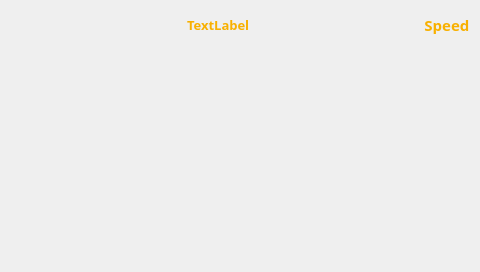
<?xml version="1.0" encoding="UTF-8"?>
<ui version="4.0">
 <class>MainWindow</class>
 <widget class="QMainWindow" name="MainWindow">
  <property name="geometry">
   <rect>
    <x>0</x>
    <y>0</y>
    <width>480</width>
    <height>272</height>
   </rect>
  </property>
  <property name="sizePolicy">
   <sizepolicy hsizetype="Fixed" vsizetype="Fixed">
    <horstretch>0</horstretch>
    <verstretch>0</verstretch>
   </sizepolicy>
  </property>
  <property name="windowTitle">
   <string>MainWindow</string>
  </property>
  <widget class="QWidget" name="centralwidget">
   <widget class="QWidget" name="title" native="true">
    <property name="geometry">
     <rect>
      <x>0</x>
      <y>0</y>
      <width>480</width>
      <height>49</height>
     </rect>
    </property>
    <property name="sizePolicy">
     <sizepolicy hsizetype="Fixed" vsizetype="Fixed">
      <horstretch>0</horstretch>
      <verstretch>0</verstretch>
     </sizepolicy>
    </property>
    <property name="font">
     <font>
      <pointsize>1</pointsize>
     </font>
    </property>
    <property name="styleSheet">
     <string notr="true">background-image: url(:/title_background/png/title/rectangle.png);</string>
    </property>
    <property name="inputMethodHints">
     <set>Qt::ImhNone</set>
    </property>
    <layout class="QGridLayout" name="gridLayout">
     <property name="rightMargin">
      <number>5</number>
     </property>
     <property name="horizontalSpacing">
      <number>5</number>
     </property>
     <item row="0" column="4">
      <widget class="MyToolButton" name="wifi">
       <property name="enabled">
        <bool>true</bool>
       </property>
       <property name="styleSheet">
        <string notr="true">QToolButton{background-color: transparent; border:0; color : white}</string>
       </property>
       <property name="inputMethodHints">
        <set>Qt::ImhNone</set>
       </property>
       <property name="icon">
        <iconset>
         <activeoff>:/wifi/png/title/spot-icons-wifi-inactive.png</activeoff>
         <activeon>:/wifi/png/title/spot-icons-wifi-active.png</activeon>
        </iconset>
       </property>
       <property name="iconSize">
        <size>
         <width>24</width>
         <height>18</height>
        </size>
       </property>
       <property name="checkable">
        <bool>true</bool>
       </property>
       <property name="popupMode">
        <enum>QToolButton::InstantPopup</enum>
       </property>
       <property name="toolButtonStyle">
        <enum>Qt::ToolButtonIconOnly</enum>
       </property>
      </widget>
     </item>
     <item row="0" column="0">
      <widget class="QLabel" name="logo">
       <property name="text">
        <string/>
       </property>
       <property name="pixmap">
        <pixmap resource="title.qrc">:/logo/png/title/logo.png</pixmap>
       </property>
       <property name="scaledContents">
        <bool>true</bool>
       </property>
      </widget>
     </item>
     <item row="0" column="1">
      <spacer name="horizontalSpacer">
       <property name="orientation">
        <enum>Qt::Horizontal</enum>
       </property>
       <property name="sizeType">
        <enum>QSizePolicy::MinimumExpanding</enum>
       </property>
       <property name="sizeHint" stdset="0">
        <size>
         <width>35</width>
         <height>20</height>
        </size>
       </property>
      </spacer>
     </item>
     <item row="0" column="10">
      <widget class="QToolButton" name="test_mode">
       <property name="enabled">
        <bool>true</bool>
       </property>
       <property name="sizePolicy">
        <sizepolicy hsizetype="Preferred" vsizetype="Preferred">
         <horstretch>0</horstretch>
         <verstretch>0</verstretch>
        </sizepolicy>
       </property>
       <property name="font">
        <font>
         <family>Agency FB</family>
         <pointsize>11</pointsize>
         <weight>75</weight>
         <bold>true</bold>
         <kerning>false</kerning>
        </font>
       </property>
       <property name="styleSheet">
        <string notr="true">QToolButton{background-color: transparent; border:0; color : rgb(248,176,0)}</string>
       </property>
       <property name="inputMethodHints">
        <set>Qt::ImhNone</set>
       </property>
       <property name="text">
        <string> Speed</string>
       </property>
       <property name="iconSize">
        <size>
         <width>24</width>
         <height>18</height>
        </size>
       </property>
       <property name="checkable">
        <bool>true</bool>
       </property>
       <property name="checked">
        <bool>false</bool>
       </property>
       <property name="popupMode">
        <enum>QToolButton::InstantPopup</enum>
       </property>
       <property name="toolButtonStyle">
        <enum>Qt::ToolButtonIconOnly</enum>
       </property>
      </widget>
     </item>
     <item row="0" column="6">
      <widget class="MyToolButton" name="volume">
       <property name="enabled">
        <bool>true</bool>
       </property>
       <property name="styleSheet">
        <string notr="true">QToolButton{background-color: transparent; border:0; color : white}</string>
       </property>
       <property name="inputMethodHints">
        <set>Qt::ImhNone</set>
       </property>
       <property name="icon">
        <iconset>
         <activeoff>:/sound/png/title/spot-icons-sound-inactive.png</activeoff>
         <activeon>:/sound/png/title/spot-icons-sound-active.png</activeon>
        </iconset>
       </property>
       <property name="iconSize">
        <size>
         <width>24</width>
         <height>18</height>
        </size>
       </property>
       <property name="checkable">
        <bool>true</bool>
       </property>
       <property name="popupMode">
        <enum>QToolButton::InstantPopup</enum>
       </property>
       <property name="toolButtonStyle">
        <enum>Qt::ToolButtonIconOnly</enum>
       </property>
      </widget>
     </item>
     <item row="0" column="8">
      <widget class="MyToolButton" name="setting">
       <property name="enabled">
        <bool>true</bool>
       </property>
       <property name="styleSheet">
        <string notr="true">QToolButton{background-color: transparent; border:0; color : white}</string>
       </property>
       <property name="inputMethodHints">
        <set>Qt::ImhNone</set>
       </property>
       <property name="icon">
        <iconset>
         <activeoff>:/setting/png/title/spot-icons-settings-inactive.png</activeoff>
         <activeon>:/setting/png/title/spot-icons-settings-active.png</activeon>
        </iconset>
       </property>
       <property name="iconSize">
        <size>
         <width>24</width>
         <height>18</height>
        </size>
       </property>
       <property name="checkable">
        <bool>true</bool>
       </property>
       <property name="popupMode">
        <enum>QToolButton::InstantPopup</enum>
       </property>
       <property name="toolButtonStyle">
        <enum>Qt::ToolButtonIconOnly</enum>
       </property>
      </widget>
     </item>
     <item row="0" column="3">
      <widget class="MyToolButton" name="help">
       <property name="enabled">
        <bool>true</bool>
       </property>
       <property name="font">
        <font>
         <kerning>true</kerning>
        </font>
       </property>
       <property name="styleSheet">
        <string notr="true">QToolButton{background-color: transparent; border:0; color : white}</string>
       </property>
       <property name="inputMethodHints">
        <set>Qt::ImhNone</set>
       </property>
       <property name="icon">
        <iconset>
         <activeoff>:/help/png/title/spot-icons-help-inactive.png</activeoff>
         <activeon>:/help/png/title/spot-icons-help-active.png</activeon>
        </iconset>
       </property>
       <property name="iconSize">
        <size>
         <width>24</width>
         <height>18</height>
        </size>
       </property>
       <property name="checkable">
        <bool>true</bool>
       </property>
       <property name="popupMode">
        <enum>QToolButton::DelayedPopup</enum>
       </property>
       <property name="toolButtonStyle">
        <enum>Qt::ToolButtonIconOnly</enum>
       </property>
      </widget>
     </item>
     <item row="0" column="9">
      <widget class="MyToolButton" name="profile_icon">
       <property name="enabled">
        <bool>true</bool>
       </property>
       <property name="styleSheet">
        <string notr="true">QToolButton{background-color: transparent; border:0; color : white}</string>
       </property>
       <property name="inputMethodHints">
        <set>Qt::ImhNone</set>
       </property>
       <property name="icon">
        <iconset>
         <activeoff>:/profile/png/title/spot-icons-profile-inactive.png</activeoff>
         <activeon>:/profile/png/title/spot-icons-profile-active.png</activeon>
        </iconset>
       </property>
       <property name="iconSize">
        <size>
         <width>24</width>
         <height>18</height>
        </size>
       </property>
       <property name="checkable">
        <bool>true</bool>
       </property>
       <property name="popupMode">
        <enum>QToolButton::InstantPopup</enum>
       </property>
       <property name="toolButtonStyle">
        <enum>Qt::ToolButtonIconOnly</enum>
       </property>
      </widget>
     </item>
     <item row="0" column="2">
      <widget class="QLabel" name="chip_mode">
       <property name="font">
        <font>
         <family>Agency FB</family>
         <pointsize>10</pointsize>
         <weight>75</weight>
         <bold>true</bold>
        </font>
       </property>
       <property name="styleSheet">
        <string notr="true">QLabel{background-color: transparent; border:0; color : rgb(248,176,0)}</string>
       </property>
       <property name="text">
        <string>TextLabel</string>
       </property>
      </widget>
     </item>
    </layout>
   </widget>
   <widget class="MyStackedWidget" name="slot_1">
    <property name="geometry">
     <rect>
      <x>0</x>
      <y>49</y>
      <width>96</width>
      <height>224</height>
     </rect>
    </property>
    <property name="sizePolicy">
     <sizepolicy hsizetype="Fixed" vsizetype="Fixed">
      <horstretch>0</horstretch>
      <verstretch>0</verstretch>
     </sizepolicy>
    </property>
    <property name="styleSheet">
     <string notr="true"/>
    </property>
    <property name="currentIndex">
     <number>-1</number>
    </property>
   </widget>
   <widget class="MyStackedWidget" name="slot_2">
    <property name="geometry">
     <rect>
      <x>96</x>
      <y>49</y>
      <width>96</width>
      <height>224</height>
     </rect>
    </property>
    <property name="sizePolicy">
     <sizepolicy hsizetype="Fixed" vsizetype="Fixed">
      <horstretch>0</horstretch>
      <verstretch>0</verstretch>
     </sizepolicy>
    </property>
    <property name="styleSheet">
     <string notr="true"/>
    </property>
    <property name="currentIndex">
     <number>-1</number>
    </property>
   </widget>
   <widget class="MyStackedWidget" name="slot_3">
    <property name="geometry">
     <rect>
      <x>192</x>
      <y>49</y>
      <width>96</width>
      <height>224</height>
     </rect>
    </property>
    <property name="sizePolicy">
     <sizepolicy hsizetype="Fixed" vsizetype="Fixed">
      <horstretch>0</horstretch>
      <verstretch>0</verstretch>
     </sizepolicy>
    </property>
    <property name="styleSheet">
     <string notr="true"/>
    </property>
    <property name="currentIndex">
     <number>-1</number>
    </property>
   </widget>
   <widget class="MyStackedWidget" name="slot_4">
    <property name="geometry">
     <rect>
      <x>288</x>
      <y>49</y>
      <width>96</width>
      <height>224</height>
     </rect>
    </property>
    <property name="sizePolicy">
     <sizepolicy hsizetype="Fixed" vsizetype="Fixed">
      <horstretch>0</horstretch>
      <verstretch>0</verstretch>
     </sizepolicy>
    </property>
    <property name="styleSheet">
     <string notr="true"/>
    </property>
    <property name="currentIndex">
     <number>-1</number>
    </property>
   </widget>
   <widget class="MyStackedWidget" name="slot_5">
    <property name="geometry">
     <rect>
      <x>384</x>
      <y>49</y>
      <width>96</width>
      <height>224</height>
     </rect>
    </property>
    <property name="sizePolicy">
     <sizepolicy hsizetype="Fixed" vsizetype="Fixed">
      <horstretch>0</horstretch>
      <verstretch>0</verstretch>
     </sizepolicy>
    </property>
    <property name="styleSheet">
     <string notr="true"/>
    </property>
    <property name="currentIndex">
     <number>-1</number>
    </property>
   </widget>
  </widget>
 </widget>
 <customwidgets>
  <customwidget>
   <class>MyToolButton</class>
   <extends>QToolButton</extends>
   <header>MyToolButton</header>
  </customwidget>
  <customwidget>
   <class>MyStackedWidget</class>
   <extends>QStackedWidget</extends>
   <header location="global">MyStackedWidget</header>
   <container>1</container>
  </customwidget>
 </customwidgets>
 <resources>
  <include location="title.qrc"/>
 </resources>
 <connections/>
</ui>
